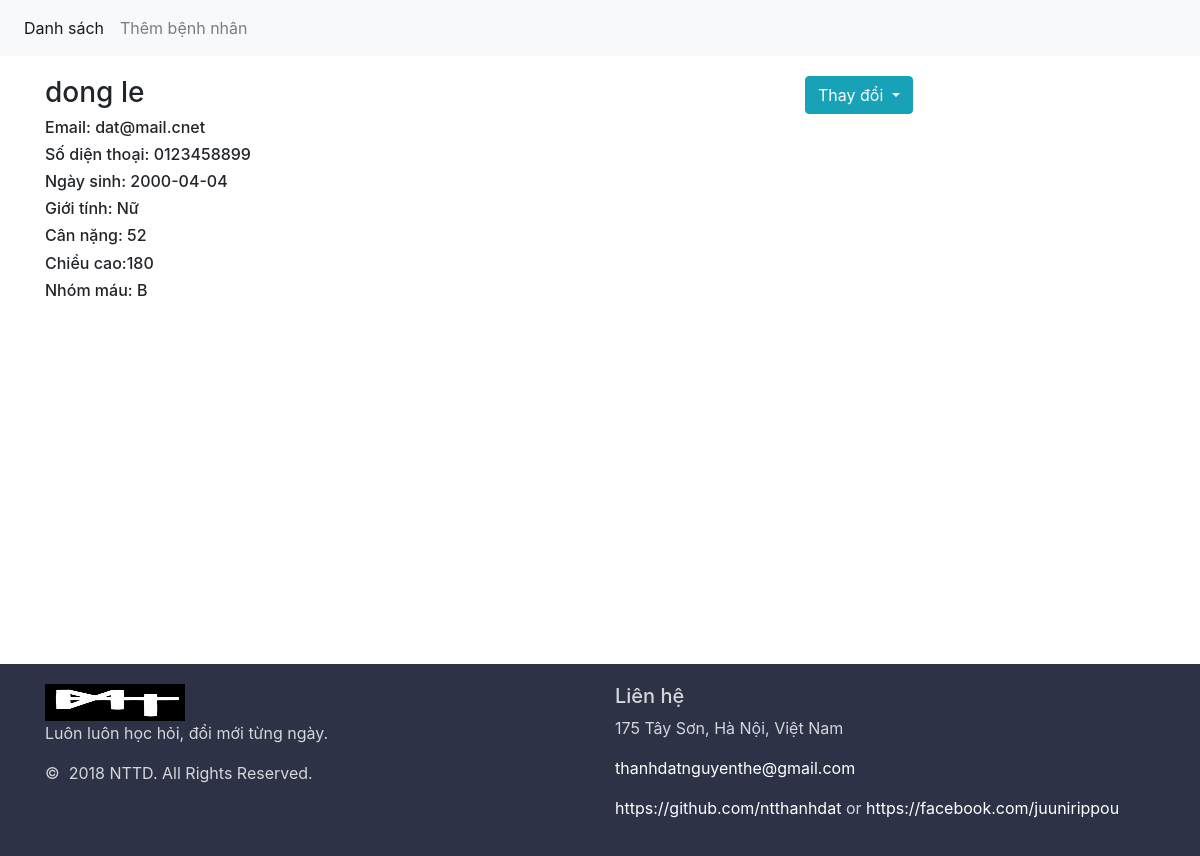
The page /display.php?id=5 on the database its author committed.
### tables this page shows
CREATE TABLE `patient` (
  `PatientID` int(11) NOT NULL,
  `FirstName` char(50) NOT NULL,
  `LastName` char(50) NOT NULL,
  `DateOfBirth` date DEFAULT NULL,
  `Gender` char(6) DEFAULT NULL,
  `PhoneNumber` char(10) DEFAULT NULL,
  `Email` char(30) DEFAULT NULL,
  `Height` int(11) DEFAULT NULL,
  `Weight` int(11) DEFAULT NULL,
  `BloodGroup` char(3) DEFAULT NULL,
  `CreateOn` date DEFAULT NULL,
  `ModifiedOn` date DEFAULT NULL
);

### display.php (the view, shortened to what this page needs)
<?php include('header.php');
include('config.php');
$id=$_GET['id'];
$sql="select * from Patient where PatientID='$id'";
mysqli_set_charset($conn,'UTF8');
$result=mysqli_query($conn,$sql);
 if(mysqli_num_rows($result)>0){
    $post=mysqli_fetch_assoc($result);
}
?>
<div class="clearfix container">
	<div class="row">
        <div class="col-sm-8">
            <h3> <?php echo $post['FirstName'].' '.$post['LastName']  ?></h3>
            <h6>Email: <?php echo $post['Email'] ?></h6>
            <h6>Số diện thoại: <?php echo $post['PhoneNumber'] ?></h6>
            <h6>Ngày sinh: <?php echo $post['DateOfBirth'] ?></h6>
            <h6>Giới tính: <?php echo $post['Gender'] ?></h6>
            <h6>Cân nặng: <?php echo $post['Weight'] ?> </h6>
            <h6>Chiều cao:<?php echo $post['Height'] ?> </h6>
            <h6>Nhóm máu: <?php echo $post['BloodGroup'] ?></h6>
        </div>
        <div class="col-sm-4">
            <div class="btn-group">
                <a class="btn dropdown-toggle btn-info" data-toggle="dropdown" href="#">
                    Thay đổi
                </a>
            </div>
        </div>
</div>
</div>
<?php include('footer.php') ?>

### style.css (style rules this page uses)
.container { padding-top: 20px; padding-bottom: 20px; }
.clearfix { min-height: 100vh; margin-bottom: -192px; }

### rows shown on the page
patient: FirstName "dong", LastName "le", Email "dat@mail.cnet", PhoneNumber "0123458899", DateOfBirth "2000-04-04", Gender "Nữ", Weight "52", Height "180", BloodGroup "B"
